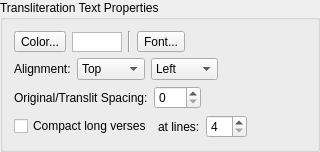
    <widget class="QGroupBox" name="groupBoxTranslitTextProperties">
     <property name="title">
      <string>Transliteration Text Properties</string>
     </property>
     <layout class="QVBoxLayout" name="verticalLayoutTranslit">
      <item>
       <layout class="QHBoxLayout" name="horizontalLayoutTranslitRow1">
        <item>
         <widget class="QToolButton" name="toolButtonTranslitColor">
          <property name="text">
           <string>Color...</string>
          </property>
         </widget>
        </item>
        <item>
         <widget class="QGraphicsView" name="graphicViewTranslitTextColor">
          <property name="sizePolicy">
           <sizepolicy hsizetype="Minimum" vsizetype="Fixed">
            <horstretch>0</horstretch>
            <verstretch>0</verstretch>
           </sizepolicy>
          </property>
          <property name="minimumSize">
           <size>
            <width>50</width>
            <height>20</height>
           </size>
          </property>
          <property name="maximumSize">
           <size>
            <width>50</width>
            <height>19</height>
           </size>
          </property>
         </widget>
        </item>
        <item>
         <widget class="Line" name="lineTranslit">
          <property name="orientation">
           <enum>Qt::Vertical</enum>
          </property>
         </widget>
        </item>
        <item>
         <widget class="QToolButton" name="toolButtonTranslitFont">
          <property name="text">
           <string>Font...</string>
          </property>
         </widget>
        </item>
        <item>
         <widget class="QLabel" name="labelTranslitFont">
          <property name="sizePolicy">
           <sizepolicy hsizetype="Minimum" vsizetype="Preferred">
            <horstretch>0</horstretch>
            <verstretch>0</verstretch>
           </sizepolicy>
          </property>
          <property name="wordWrap">
           <bool>true</bool>
          </property>
         </widget>
        </item>
       </layout>
      </item>
      <item>
       <layout class="QHBoxLayout" name="horizontalLayoutTranslitRow2">
        <item>
         <widget class="QLabel" name="labelTranslitVertical">
          <property name="text">
           <string>Alignment:</string>
          </property>
         </widget>
        </item>
        <item>
         <widget class="QComboBox" name="comboBoxTranslitVerticalAlign">
          <item>
           <property name="text">
            <string>Top</string>
           </property>
          </item>
          <item>
           <property name="text">
            <string>Middle</string>
           </property>
          </item>
          <item>
           <property name="text">
            <string>Bottom</string>
           </property>
          </item>
         </widget>
        </item>
        <item>
         <widget class="QComboBox" name="comboBoxTranslitHorizontalAlign">
          <item>
           <property name="text">
            <string>Left</string>
           </property>
          </item>
          <item>
           <property name="text">
            <string>Center</string>
           </property>
          </item>
          <item>
           <property name="text">
            <string>Right</string>
           </property>
          </item>
         </widget>
        </item>
        <item>
         <spacer name="horizontalSpacerTranslit">
          <property name="orientation">
           <enum>Qt::Horizontal</enum>
          </property>
          <property name="sizeHint" stdset="0">
           <size>
            <width>59</width>
            <height>20</height>
           </size>
          </property>
         </spacer>
        </item>
       </layout>
      </item>
      <item>
       <layout class="QHBoxLayout" name="horizontalLayoutTranslitRow3">
        <item>
         <widget class="QLabel" name="labelTranslitSpacing">
          <property name="text">
            <string>Original/Translit Spacing:</string>
          </property>
         </widget>
        </item>
        <item>
         <widget class="QSpinBox" name="spinBoxTranslitSpacing">
          <property name="minimum">
           <number>0</number>
          </property>
          <property name="maximum">
           <number>100</number>
          </property>
         </widget>
        </item>
        <item>
         <spacer name="horizontalSpacerTranslitSpacing">
          <property name="orientation">
           <enum>Qt::Horizontal</enum>
          </property>
          <property name="sizeHint" stdset="0">
           <size>
        <width>59</width>
        <height>20</height>
           </size>
          </property>
         </spacer>
        </item>
       </layout>
      </item>
      <item>
       <layout class="QHBoxLayout" name="horizontalLayoutTranslitRow4">
        <item>
         <widget class="QCheckBox" name="checkBoxTranslitCompact">
                                        <property name="toolTip">
                                         <string>Attempts to compact long verses, but some lines may remain separate if merged lines do not fit screen width.</string>
                                        </property>
          <property name="text">
                                         <string>Compact long verses</string>
          </property>
         </widget>
        </item>
        <item>
         <widget class="QLabel" name="labelTranslitCompactThreshold">
          <property name="text">
                                         <string>at lines:</string>
          </property>
         </widget>
        </item>
        <item>
         <widget class="QSpinBox" name="spinBoxTranslitCompactThreshold">
          <property name="minimum">
           <number>4</number>
          </property>
          <property name="maximum">
           <number>20</number>
          </property>
         </widget>
        </item>
        <item>
         <spacer name="horizontalSpacerTranslitCompactThreshold">
          <property name="orientation">
           <enum>Qt::Horizontal</enum>
          </property>
          <property name="sizeHint" stdset="0">
           <size>
         <width>59</width>
         <height>20</height>
           </size>
          </property>
         </spacer>
        </item>
       </layout>
      </item>
     </layout>
    </widget>
